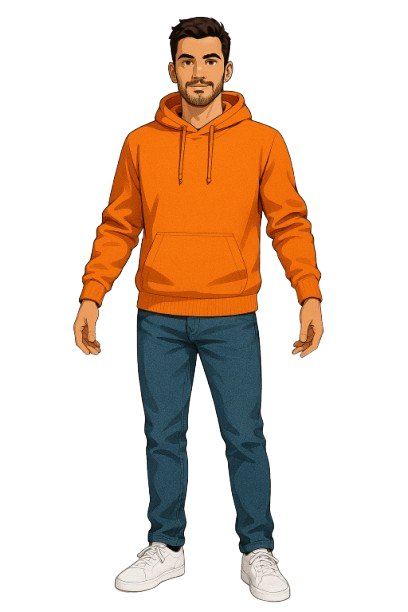
#> input picture osd_character.png, 408 x 612 px
$ python orange_sweater_dude.py
#> lines starting #> are read from the running program, lines starting #| are printed output that depends on the picture
#!/usr/bin/env python3
"""
================================================================
ORANGE SWEATER DUDE v5.0 — CINEMATIC UPGRADE
================================================================
v5.0 UPGRADES:
  - Vectorized warp_stretch & xray materials (no per-pixel loops)
  - Fixed disintegration particle seeding (smooth paths)
  - Parallax depth layers on environment particles
  - Cinematic lighting: rim light, god rays, AO, vignette
  - Smooth camera motion with easing functions
  - Dynamic teleport: multi-phase explosion + shockwave
  - Color grading with S-curve + chromatic aberration
  - Motion blur trails on particles

OSD MATERIAL TRANSFORMATIONS:
  Jurassic    -> MOLTEN LAVA (flowing, dripping)
  Egypt       -> SAND DISSOLVING (grains blowing off)
  Medieval    -> PURE FIRE (embers breaking off)
  Wild West   -> DUST GHOST (semi-transparent)
  Arcade      -> PIXELATED (RGB split, chunky)
  Cyberpunk   -> GLITCH CORRUPTED (scanlines, artifacts)
  Nuclear     -> X-RAY GHOST (transparent green glow)
  Warp        -> STAR STRETCHED (motion blur radial)

CINEMATIC BACKGROUNDS:
  Jurassic    -> Meteor strike, shockwave, ground cracks
  Egypt       -> Sandstorm wall approaching, lightning
  Medieval    -> Castle collapsing, siege weapons
  Wild West   -> Tornado forming, debris flying
  Arcade      -> Giant arcade screen (Pac-Man, Tetris)
  Cyberpunk   -> Flying cars, animated billboards
  Nuclear     -> Mushroom cloud expanding, shockwave
  Warp        -> Wormhole opening, reality tearing

CAMERA EFFECTS:
  - Screen shake with easing (ramp up/down)
  - Chromatic aberration on teleports + glitch material
  - Radial blur on explosions
  - Heat distortion on fire
  - Dutch angle tilts
  - Slow zoom drift per era
  - Gentle sway/pan

TELEPORT: OSD particles gather inward -> burst explosion -> shockwave
         -> slow drift -> snap back -> reform

RENDER TIME: ~15-25 minutes (vectorized pipeline)
================================================================
"""

import numpy as np
import math
import os
import time
import subprocess
from PIL import Image


# ============================================================
# CONFIG
# ============================================================
WORLD_SEED     = 7
DURATION       = 8.0
FPS            = 30
OSD_FILE       = "osd_character.png"
OUTPUT         = "osd_monday.mp4"

RW, RH         = 540, 960
FW, FH         = 1080, 1920
TEMP_BG        = "_osd_bg.mp4"
TEMP_UP        = "_osd_up.mp4"

N_WORLDS_TOTAL = 8
N_WORLDS_PICK  = 4
WORLD_DUR      = DURATION / N_WORLDS_PICK
FLASH_DUR      = 0.20  # Teleport flash duration
EXPLODE_DUR    = 0.15  # Disintegration duration

GCX = RW // 2
GCY = int(RH * 0.60)

_yy, _xx = np.mgrid[0:RH, 0:RW]
DIST     = np.sqrt((_xx - GCX)**2 + (_yy - GCY)**2).astype(np.float64)
ANGLE    = np.arctan2(_yy - GCY, _xx - GCX)


# ============================================================
# EASING FUNCTIONS (Step 4)
# ============================================================
def ease_in_out_cubic(t):
    """Smooth ease in/out."""
    if t < 0.5:
        return 4.0 * t * t * t
    else:
        p = 2.0 * t - 2.0
        return 0.5 * p * p * p + 1.0

def ease_out_quad(t):
    """Ease out quadratic."""
    return t * (2.0 - t)

def ease_in_quad(t):
    """Ease in quadratic."""
    return t * t


# ============================================================
# COLOR GRADING (Step 6)
# ============================================================
# Pre-compute S-curve LUT (crushed blacks, boosted highlights)
_lut_x = np.arange(256, dtype=np.float64) / 255.0
# S-curve: lift blacks to ~10, compress highlights above 240
_lut_y = np.clip(10.0 + 230.0 * (3.0 * _lut_x**2 - 2.0 * _lut_x**3), 0, 255)
COLOR_GRADE_LUT = _lut_y.astype(np.uint8)

# Per-channel gamma adjustments (slight warm shift)
_r_lut = np.clip(10.0 + 232.0 * (3.0 * _lut_x**2 - 2.0 * _lut_x**3), 0, 255).astype(np.uint8)
_g_lut = np.clip(9.0 + 228.0 * (3.0 * _lut_x**2 - 2.0 * _lut_x**3), 0, 255).astype(np.uint8)
_b_lut = np.clip(8.0 + 225.0 * (3.0 * _lut_x**2 - 2.0 * _lut_x**3), 0, 255).astype(np.uint8)
COLOR_GRADE_LUT_R = _r_lut
COLOR_GRADE_LUT_G = _g_lut
COLOR_GRADE_LUT_B = _b_lut

def apply_color_grading(frame_u8):
    """Apply S-curve color grading to final frame."""
    result = np.empty_like(frame_u8)
    result[:, :, 0] = COLOR_GRADE_LUT_R[frame_u8[:, :, 0]]
    result[:, :, 1] = COLOR_GRADE_LUT_G[frame_u8[:, :, 1]]
    result[:, :, 2] = COLOR_GRADE_LUT_B[frame_u8[:, :, 2]]
    return result

def apply_chromatic_aberration(frame_u8, intensity):
    """Offset R and B channels for chromatic aberration."""
    if intensity < 0.01:
        return frame_u8
    offset = int(np.clip(intensity * 6, 1, 8))
    result = frame_u8.copy()
    # Red channel shifts right
    result[:, offset:, 0] = frame_u8[:, :-offset, 0]
    # Blue channel shifts left
    result[:, :-offset, 2] = frame_u8[:, offset:, 2]
    return result


# ============================================================
# CINEMATIC LIGHTING (Step 3) - pre-compute masks
# ============================================================
# Vignette mask
_vig_cx, _vig_cy = RW / 2.0, RH / 2.0
_vig_dist = np.sqrt((_xx - _vig_cx)**2 + (_yy - _vig_cy)**2)
_vig_max = math.sqrt(_vig_cx**2 + _vig_cy**2)
VIGNETTE_MASK = np.clip(_vig_dist / _vig_max, 0, 1) ** 1.8
VIGNETTE_MASK = VIGNETTE_MASK.reshape(RH, RW, 1)

# Ambient occlusion (darken bottom more aggressively)
AO_MASK = np.linspace(0.0, 0.20, RH).reshape(-1, 1, 1) ** 1.5

# God ray angular masks (6 rays from glow center)
GOD_RAY_MASKS = []
for ray_i in range(8):
    ray_angle = ray_i * (2 * np.pi / 8)
    angle_diff = np.abs(ANGLE - ray_angle)
    angle_diff = np.minimum(angle_diff, 2 * np.pi - angle_diff)
    ray_mask = np.clip(1.0 - angle_diff / 0.12, 0, 1)
    ray_falloff = np.clip(1.0 - DIST / 400, 0, 1) ** 0.5
    GOD_RAY_MASKS.append((ray_mask * ray_falloff).reshape(RH, RW, 1))


# ============================================================
# LOAD OSD IMAGE ONCE
# ============================================================
if os.path.exists(OSD_FILE):
    osd_img = Image.open(OSD_FILE).convert('RGBA')
#> osd_img is the input picture: PIL image 408x612 RGBA; mean R, G, B, A 45.1, 28.2, 15.1, 71
    OSD_W, OSD_H = osd_img.size
    osd_rgba = np.array(osd_img, dtype=np.float64)
    # Scale to target height (55% of frame)
    target_h = int(RH * 0.55)
    scale = target_h / OSD_H
    new_w = int(OSD_W * scale)
    osd_img_scaled = osd_img.resize((new_w, target_h), Image.Resampling.LANCZOS)
    osd_rgba_scaled = np.array(osd_img_scaled, dtype=np.float64)
    OSD_SCALED_W, OSD_SCALED_H = new_w, target_h
    # Position (centered horizontally, lower third)
    OSD_X = (RW - OSD_SCALED_W) // 2
    OSD_Y = RH - OSD_SCALED_H - 90
    HAS_OSD = True

    # Pre-compute rim light mask from alpha edges (Step 3)
    _osd_alpha = osd_rgba_scaled[:, :, 3]
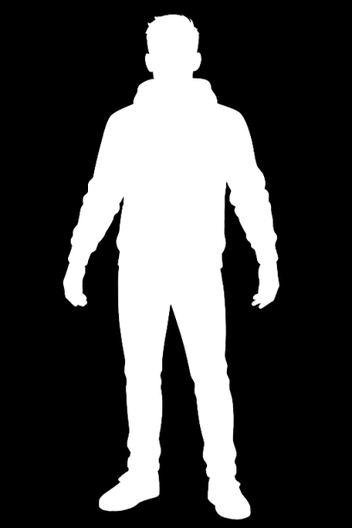
#> _osd_alpha: shape (528, 352) float64; min 0, max 255, mean 71
    # Compute alpha gradient magnitude for edge detection
    _grad_y = np.zeros_like(_osd_alpha)
    _grad_x = np.zeros_like(_osd_alpha)
    _grad_y[1:-1, :] = np.abs(_osd_alpha[2:, :] - _osd_alpha[:-2, :])
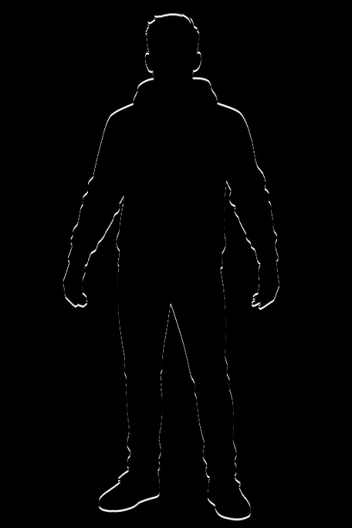
#> _grad_y: shape (528, 352) float64; min 0, max 255, mean 2
    _grad_x[:, 1:-1] = np.abs(_osd_alpha[:, 2:] - _osd_alpha[:, :-2])
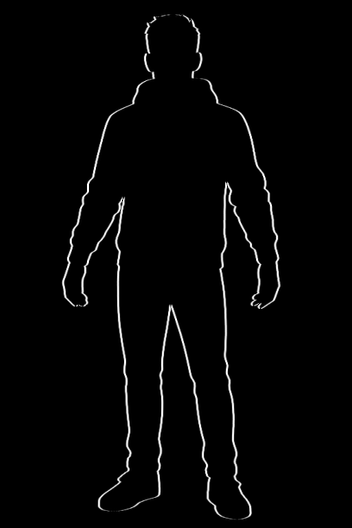
#> _grad_x: shape (528, 352) float64; min 0, max 255, mean 5.2
    OSD_EDGE_MASK = np.sqrt(_grad_y**2 + _grad_x**2)
    OSD_EDGE_MASK = np.clip(OSD_EDGE_MASK / (OSD_EDGE_MASK.max() + 1e-8), 0, 1)
#> (the rest of the program and of its run is left out)
